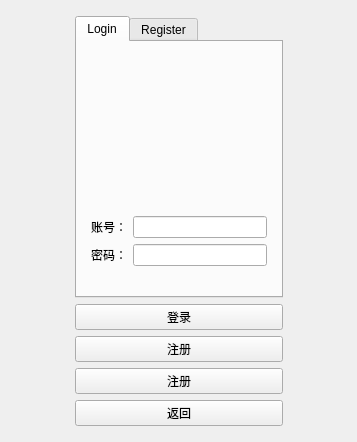
<?xml version="1.0" encoding="UTF-8"?>
<ui version="4.0">
 <class>EntryPage</class>
 <widget class="QWidget" name="EntryPage">
  <property name="geometry">
   <rect>
    <x>0</x>
    <y>0</y>
    <width>357</width>
    <height>442</height>
   </rect>
  </property>
  <property name="windowTitle">
   <string>登录/注册</string>
  </property>
  <layout class="QVBoxLayout" name="verticalLayout_3">
   <item>
    <layout class="QVBoxLayout" name="verticalLayout_2" stretch="1">
     <item>
      <layout class="QHBoxLayout" name="horizontalLayout">
       <item>
        <spacer name="horizontalSpacer">
         <property name="orientation">
          <enum>Qt::Horizontal</enum>
         </property>
         <property name="sizeHint" stdset="0">
          <size>
           <width>40</width>
           <height>20</height>
          </size>
         </property>
        </spacer>
       </item>
       <item>
        <layout class="QVBoxLayout" name="verticalLayout" stretch="0,0,1,0,0">
         <property name="leftMargin">
          <number>5</number>
         </property>
         <property name="topMargin">
          <number>5</number>
         </property>
         <property name="rightMargin">
          <number>5</number>
         </property>
         <property name="bottomMargin">
          <number>5</number>
         </property>
         <item>
          <widget class="QTabWidget" name="tabWidget_LoginPage">
           <property name="currentIndex">
            <number>0</number>
           </property>
           <widget class="QWidget" name="tab_Login">
            <attribute name="title">
             <string>Login</string>
            </attribute>
            <layout class="QVBoxLayout" name="verticalLayout_4" stretch="0,1,1,0">
             <item>
              <spacer name="verticalSpacer_5">
               <property name="orientation">
                <enum>Qt::Vertical</enum>
               </property>
               <property name="sizeHint" stdset="0">
                <size>
                 <width>20</width>
                 <height>40</height>
                </size>
               </property>
              </spacer>
             </item>
             <item>
              <layout class="QHBoxLayout" name="horizontalLayout_2">
               <item>
                <spacer name="horizontalSpacer_3">
                 <property name="orientation">
                  <enum>Qt::Horizontal</enum>
                 </property>
                 <property name="sizeHint" stdset="0">
                  <size>
                   <width>40</width>
                   <height>20</height>
                  </size>
                 </property>
                </spacer>
               </item>
               <item>
                <widget class="QLabel" name="label_LoginPng">
                 <property name="minimumSize">
                  <size>
                   <width>100</width>
                   <height>100</height>
                  </size>
                 </property>
                 <property name="maximumSize">
                  <size>
                   <width>150</width>
                   <height>150</height>
                  </size>
                 </property>
                 <property name="layoutDirection">
                  <enum>Qt::LeftToRight</enum>
                 </property>
                 <property name="text">
                  <string/>
                 </property>
                 <property name="alignment">
                  <set>Qt::AlignCenter</set>
                 </property>
                </widget>
               </item>
               <item>
                <spacer name="horizontalSpacer_4">
                 <property name="orientation">
                  <enum>Qt::Horizontal</enum>
                 </property>
                 <property name="sizeHint" stdset="0">
                  <size>
                   <width>40</width>
                   <height>20</height>
                  </size>
                 </property>
                </spacer>
               </item>
              </layout>
             </item>
             <item>
              <layout class="QGridLayout" name="gridLayout">
               <property name="leftMargin">
                <number>5</number>
               </property>
               <property name="topMargin">
                <number>5</number>
               </property>
               <property name="rightMargin">
                <number>5</number>
               </property>
               <property name="bottomMargin">
                <number>5</number>
               </property>
               <item row="0" column="0">
                <widget class="QLabel" name="label_account">
                 <property name="layoutDirection">
                  <enum>Qt::RightToLeft</enum>
                 </property>
                 <property name="text">
                  <string>账号：</string>
                 </property>
                 <property name="alignment">
                  <set>Qt::AlignRight|Qt::AlignTrailing|Qt::AlignVCenter</set>
                 </property>
                </widget>
               </item>
               <item row="1" column="0">
                <widget class="QLabel" name="label_pwd">
                 <property name="layoutDirection">
                  <enum>Qt::RightToLeft</enum>
                 </property>
                 <property name="text">
                  <string>密码：</string>
                 </property>
                 <property name="alignment">
                  <set>Qt::AlignRight|Qt::AlignTrailing|Qt::AlignVCenter</set>
                 </property>
                </widget>
               </item>
               <item row="0" column="1">
                <widget class="QLineEdit" name="lineEdit_LoginAccount"/>
               </item>
               <item row="1" column="1">
                <widget class="QLineEdit" name="lineEdit_LoginPwd"/>
               </item>
              </layout>
             </item>
             <item>
              <spacer name="verticalSpacer_2">
               <property name="orientation">
                <enum>Qt::Vertical</enum>
               </property>
               <property name="sizeHint" stdset="0">
                <size>
                 <width>20</width>
                 <height>16</height>
                </size>
               </property>
              </spacer>
             </item>
            </layout>
           </widget>
           <widget class="QWidget" name="tab_Register">
            <attribute name="title">
             <string>Register</string>
            </attribute>
            <layout class="QGridLayout" name="gridLayout_7">
             <item row="0" column="0">
              <layout class="QGridLayout" name="gridLayout_6">
               <item row="4" column="0">
                <spacer name="verticalSpacer_4">
                 <property name="orientation">
                  <enum>Qt::Vertical</enum>
                 </property>
                 <property name="sizeHint" stdset="0">
                  <size>
                   <width>20</width>
                   <height>40</height>
                  </size>
                 </property>
                </spacer>
               </item>
               <item row="0" column="0">
                <spacer name="verticalSpacer_3">
                 <property name="orientation">
                  <enum>Qt::Vertical</enum>
                 </property>
                 <property name="sizeHint" stdset="0">
                  <size>
                   <width>20</width>
                   <height>40</height>
                  </size>
                 </property>
                </spacer>
               </item>
               <item row="3" column="0">
                <layout class="QGridLayout" name="gridLayout_2">
                 <item row="3" column="0">
                  <widget class="QLabel" name="label_verifyPwd">
                   <property name="text">
                    <string>确认密码：</string>
                   </property>
                   <property name="alignment">
                    <set>Qt::AlignRight|Qt::AlignTrailing|Qt::AlignVCenter</set>
                   </property>
                  </widget>
                 </item>
                 <item row="1" column="1">
                  <widget class="QLineEdit" name="lineEdit_RegisterPwd"/>
                 </item>
                 <item row="0" column="1">
                  <widget class="QLineEdit" name="lineEdit_RegisterName"/>
                 </item>
                 <item row="0" column="0">
                  <widget class="QLabel" name="label_registerName">
                   <property name="text">
                    <string>输入用户名：</string>
                   </property>
                   <property name="alignment">
                    <set>Qt::AlignRight|Qt::AlignTrailing|Qt::AlignVCenter</set>
                   </property>
                  </widget>
                 </item>
                 <item row="1" column="0">
                  <widget class="QLabel" name="label_registerPwd">
                   <property name="text">
                    <string>输入密码：</string>
                   </property>
                   <property name="alignment">
                    <set>Qt::AlignRight|Qt::AlignTrailing|Qt::AlignVCenter</set>
                   </property>
                  </widget>
                 </item>
                 <item row="3" column="1">
                  <widget class="QLineEdit" name="lineEdit_RegisterVerify"/>
                 </item>
                </layout>
               </item>
               <item row="1" column="0">
                <widget class="QLabel" name="label_register">
                 <property name="text">
                  <string>用户注册</string>
                 </property>
                 <property name="alignment">
                  <set>Qt::AlignCenter</set>
                 </property>
                </widget>
               </item>
               <item row="2" column="0">
                <spacer name="verticalSpacer">
                 <property name="orientation">
                  <enum>Qt::Vertical</enum>
                 </property>
                 <property name="sizeHint" stdset="0">
                  <size>
                   <width>20</width>
                   <height>40</height>
                  </size>
                 </property>
                </spacer>
               </item>
              </layout>
             </item>
            </layout>
           </widget>
          </widget>
         </item>
         <item>
          <widget class="QPushButton" name="pushButton_Login">
           <property name="text">
            <string>登录</string>
           </property>
          </widget>
         </item>
         <item>
          <widget class="QPushButton" name="pushButton_Register">
           <property name="text">
            <string>注册</string>
           </property>
          </widget>
         </item>
         <item>
          <widget class="QPushButton" name="pushButton_RegisterOk">
           <property name="text">
            <string>注册</string>
           </property>
          </widget>
         </item>
         <item>
          <widget class="QPushButton" name="pushButton_Back">
           <property name="text">
            <string>返回</string>
           </property>
          </widget>
         </item>
        </layout>
       </item>
       <item>
        <spacer name="horizontalSpacer_2">
         <property name="orientation">
          <enum>Qt::Horizontal</enum>
         </property>
         <property name="sizeHint" stdset="0">
          <size>
           <width>40</width>
           <height>20</height>
          </size>
         </property>
        </spacer>
       </item>
      </layout>
     </item>
    </layout>
   </item>
  </layout>
 </widget>
 <resources/>
 <connections/>
</ui>
